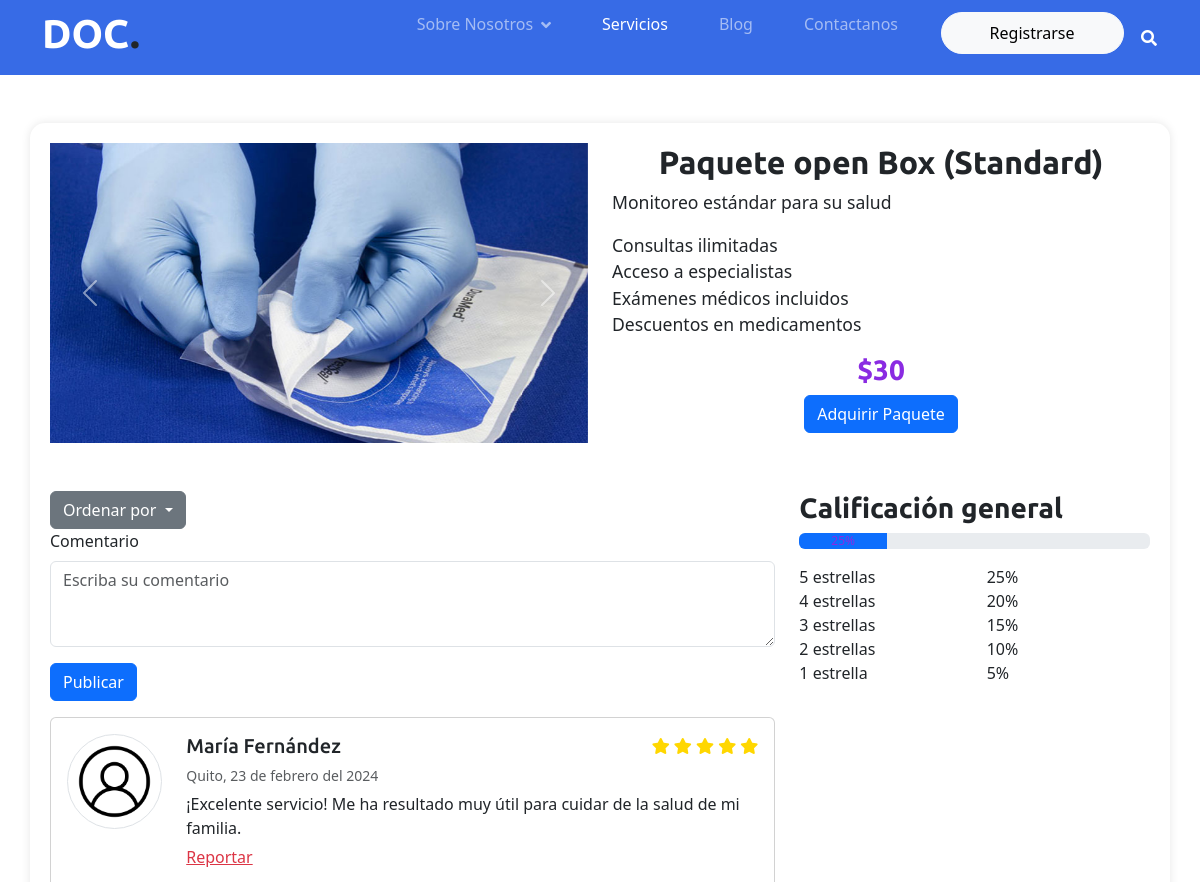
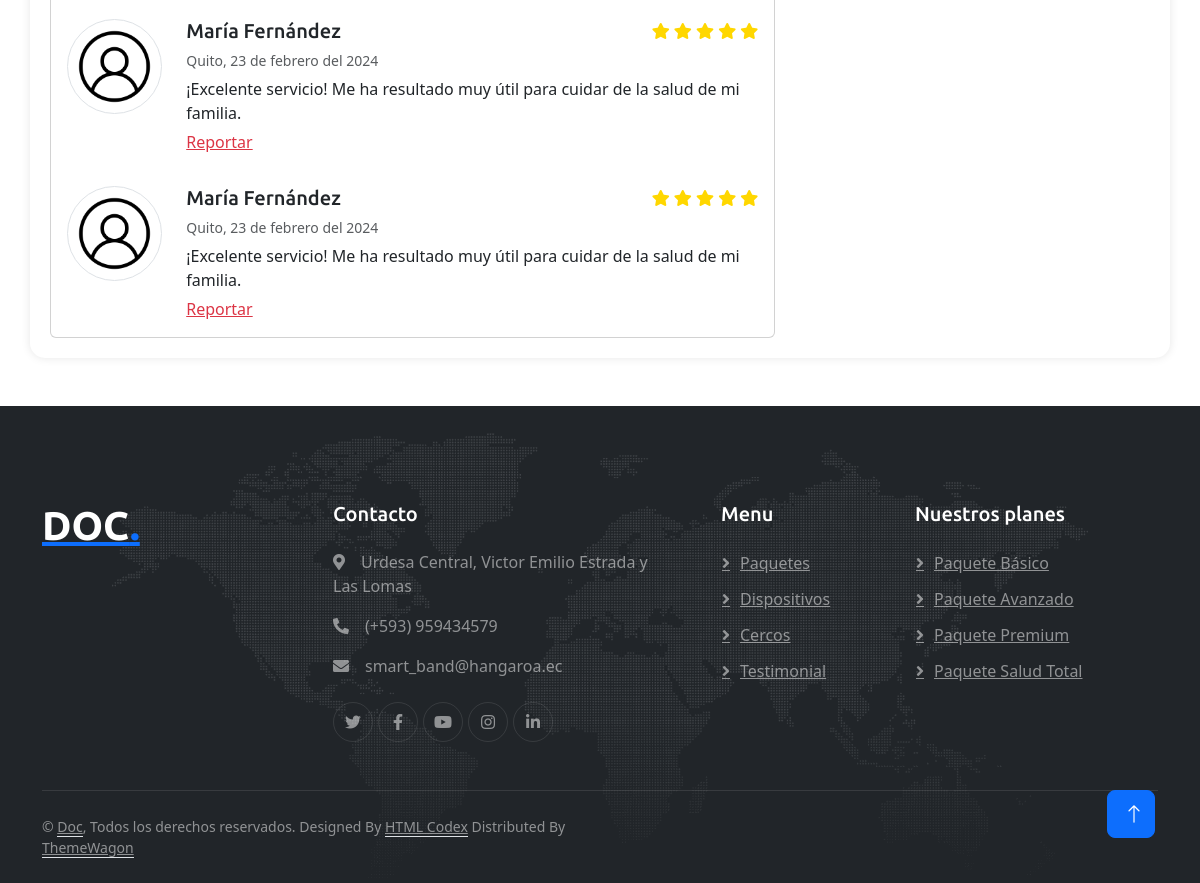
Screenshot of /detallePaquete/3 with the database file from the repository (2 pictures, top to bottom).
### myapp/models.py (models this page shows, shortened)
class Paquete(models.Model):
    name = models.CharField(max_length=200)
    descripcion = models.CharField(max_length=500)
    descripcion_detallada = models.TextField(blank=True)
    valor = models.IntegerField(default=0)
    servicios = models.ManyToManyField(Servicio, through='PaqueteServicio', related_name='paquetes')

### myapp/views.py (the view)
# urls.py: path('detallePaquete/<int:id>', views.detallePaquete),
def detallePaquete(request, id):
    paquete = get_object_or_404(Paquete.objects.prefetch_related('imagenes'), id=id)
    return render(request, 'detallePaquete.html', {'paquete': paquete})

### myapp/templates/detallePaquete.html (shortened to what this page needs)
<!DOCTYPE html>
<html lang="en">
{% extends 'base.html' %}
{% load static %}
{% block content %}
<head>
    <link href="{% static 'css/style.css' %}" rel="stylesheet">
    <link href="{% static 'css/bootstrap.min.css' %}" rel="stylesheet">
    <link href="https://cdn.jsdelivr.net/npm/bootstrap@5.3.3/dist/css/bootstrap.min.css" rel="stylesheet">
</head>
<body>
    {% include 'navbarAzul.html' %}
    <div class="container detail-container my-5">
        <div class="row">
            <div class="col-md-6">
                <div id="carouselExampleIndicators" class="carousel slide carousel-custom" data-bs-ride="carousel">
                    <div class="carousel-inner">
                        <div class="carousel-item active">
                            <img src="{% static 'img/paquete1.jpg' %}" class="d-block w-100" alt="...">
                        </div>
                    </div>
                    <button class="carousel-control-prev" type="button" data-bs-target="#carouselExampleIndicators" data-bs-slide="prev">
                        <span class="carousel-control-prev-icon" aria-hidden="true"></span>
                    </button>
                    <button class="carousel-control-next" type="button" data-bs-target="#carouselExampleIndicators" data-bs-slide="next">
                        <span class="carousel-control-next-icon" aria-hidden="true"></span>
                    </button>
                </div>
            </div>
            <div class="col-md-6">
                <h2 class="package-title text-center">{{paquete.name}}</h2>
                <p class="package-details">{{paquete.descripcion}}</p>
                <ul class="package-features">
                    <li>Consultas ilimitadas</li>
                    <li>Acceso a especialistas</li>
                    <li>Exámenes médicos incluidos</li>
                    <li>Descuentos en medicamentos</li>
                </ul>
                <h3 class="package-price text-center">${{paquete.valor}}</h3>
                <div class="text-center">
                    <a href="/pagos/{{ paquete.id }}" class="btn btn-primary">Adquirir Paquete</a>
                </div>
            </div>
        </div>
        <div class="row mt-5">
          <div class="col-md-8">
              <div class="dropdown">
                  <button class="btn btn-secondary dropdown-toggle" type="button" id="dropdownMenuButton" data-toggle="dropdown" aria-haspopup="true" aria-expanded="false">
                      Ordenar por
                  </button>
              </div>
                <form>
                    <div class="mb-3">
                        <label for="commentText" class="form-label">Comentario</label>
                        <textarea class="form-control" id="commentText" rows="3" placeholder="Escriba su comentario"></textarea>
                    </div>
                    <button type="submit" class="btn btn-primary">Publicar</button>
                </form>
              <div class="card mt-3">
                  <div class="card-body">
                      <div class="row">
                          <div class="col-2">
                              <img src="{% static 'img/perfil.png' %}" class="rounded-circle img-thumbnail" alt="Foto de perfil">
                          </div>
                          <div class="col-10">
                              <div class="row">
                                  <div class="col">
                                      <h5 class="card-title">María Fernández</h5>
                                      <p class="card-text"><small class="text-muted">Quito, 23 de febrero del 2024</small></p>
                                  </div>
                                  <div class="col-auto">
                                      <div class="rating">
                                          <i class="fa fa-star"></i>
                                          <i class="fa fa-star"></i>
                                          <i class="fa fa-star"></i>
                                          <i class="fa fa-star"></i>
                                          <i class="fa fa-star"></i>
                                      </div>
                                  </div>
                              </div>
                              <p class="card-text">¡Excelente servicio! Me ha resultado muy útil para cuidar de la salud de mi familia.</p>
                              <p class="card-text"> <a href="#" class="text-danger">Reportar</a></p>
                          </div>
                      </div>
                  </div>
                  <div class="card-body">
                    <div class="row">
                        <div class="col-2">
                            <img src="{% static 'img/perfil.png' %}" class="rounded-circle img-thumbnail" alt="Foto de perfil">
                        </div>
                        <div class="col-10">
                            <div class="row">
                                <div class="col">
                                    <h5 class="card-title">María Fernández</h5>
                                    <p class="card-text"><small class="text-muted">Quito, 23 de febrero del 2024</small></p>
                                </div>
                                <div class="col-auto">
                                    <div class="rating">
                                        <i class="fa fa-star"></i>
                                        <i class="fa fa-star"></i>
                                        <i class="fa fa-star"></i>
                                        <i class="fa fa-star"></i>
                                        <i class="fa fa-star"></i>
                                    </div>
                                </div>
                            </div>
                            <p class="card-text">¡Excelente servicio! Me ha resultado muy útil para cuidar de la salud de mi familia.</p>
                            <p class="card-text"> <a href="#" class="text-danger">Reportar</a></p>
                        </div>
                    </div>
                </div>
                <div class="card-body">
                  <div class="row">
                      <div class="col-2">
                          <img src="{% static 'img/perfil.png' %}" class="rounded-circle img-thumbnail" alt="Foto de perfil">
                      </div>
                      <div class="col-10">
                          <div class="row">
                              <div class="col">
                                  <h5 class="card-title">María Fernández</h5>
                                  <p class="card-text"><small class="text-muted">Quito, 23 de febrero del 2024</small></p>
                              </div>
                              <div class="col-auto">
                                  <div class="rating">
                                      <i class="fa fa-star"></i>
                                      <i class="fa fa-star"></i>
                                      <i class="fa fa-star"></i>
                                      <i class="fa fa-star"></i>
                                      <i class="fa fa-star"></i>
                                  </div>
                              </div>
                          </div>
                          <p class="card-text">¡Excelente servicio! Me ha resultado muy útil para cuidar de la salud de mi familia.</p>
                          <p class="card-text"> <a href="#" class="text-danger">Reportar</a></p>
                      </div>
                  </div>
                </div>
              </div>
          </div>
          <div class="col-md-4">
              <h3>Calificación general</h3>
              <div class="progress" role="progressbar" aria-label="Example with label" aria-valuenow="25" aria-valuemin="0" aria-valuemax="100">
                  <div class="progress-bar" style="width: 25%">25%</div>
              </div>
              <div class="mt-3">
                  <div class="row">
                      <div class="col-6">5 estrellas</div>
                      <div class="col-6 text-right">25%</div>
                  </div>
                  <div class="row">
                      <div class="col-6">4 estrellas</div>
                      <div class="col-6 text-right">20%</div>
                  </div>
                  <div class="row">
                      <div class="col-6">3 estrellas</div>
                      <div class="col-6 text-right">15%</div>
                  </div>
                  <div class="row">
                      <div class="col-6">2 estrellas</div>
                      <div class="col-6 text-right">10%</div>
                  </div>
                  <div class="row">
                      <div class="col-6">1 estrella</div>
                      <div class="col-6 text-right">5%</div>
                  </div>
              </div>
          </div>
        </div>
    </div>
    {% include 'footer.html' %}
    <a href="#" class="btn btn-lg btn-primary btn-lg-square back-to-top pt-2"><i class="bi bi-arrow-up"></i></a>
</body>
{% endblock %}

### myapp/static/css/style.css (style rules this page uses)
:root { --primary: #1363C6; --secondary: #15ACE1; --light: #F4F7FE; --dark: #14183E; }
.back-to-top { position: fixed; display: none; right: 45px; bottom: 45px; z-index: 99; }
h1, h2, h3, .fw-bold { font-weight: 700 !important; }
h4, h5, h6, .fw-medium { font-weight: 500 !important; }
.btn { font-weight: 500; transition: .5s; }
.btn-lg-square { width: 48px; height: 48px; }
.btn-square, .btn-sm-square, .btn-lg-square { padding: 0; display: flex; align-items: center; justify-content: center; font-weight: normal; border-radius: 50px; }
body { margin-top: 20px; background: #eee; }
.form-control { border-radius: 10px; }
.btn-primary { border-radius: 20px; border: 0; padding: 10px 24px; }
.btn-secondary { background-color: #6c757d; border-radius: 20px; border: 0; padding: 10px 24px; }

### myapp/templates/detallePaquete.html (style rules this page uses)
.detail-container { background-color: white; border-radius: 15px; box-shadow: 0 0 10px rgba(0, 0, 0, 0.1); padding: 20px; }
.carousel-custom { max-height: 300px; overflow: hidden; }
.package-title { font-weight: bold; }
.package-details { font-size: 1.1em; }
.package-features { font-size: 1.1em; list-style-type: none; padding-left: 0; }
.package-price { color: #8A2BE2; font-weight: bold; }
.card-title { margin-bottom: 0; }
.card-text { margin-top: 5px; margin-bottom: 0; }
.img-thumbnail { max-width: 100%; }
.progress-bar { color: #8A2BE2; }
.rating { color: gold; }
.text-danger { text-decoration: underline; color: red; }

### rows the page displays
Paquete: name "Paquete open Box (Standard)", descripcion "Monitoreo estándar para su salud", valor "30"
